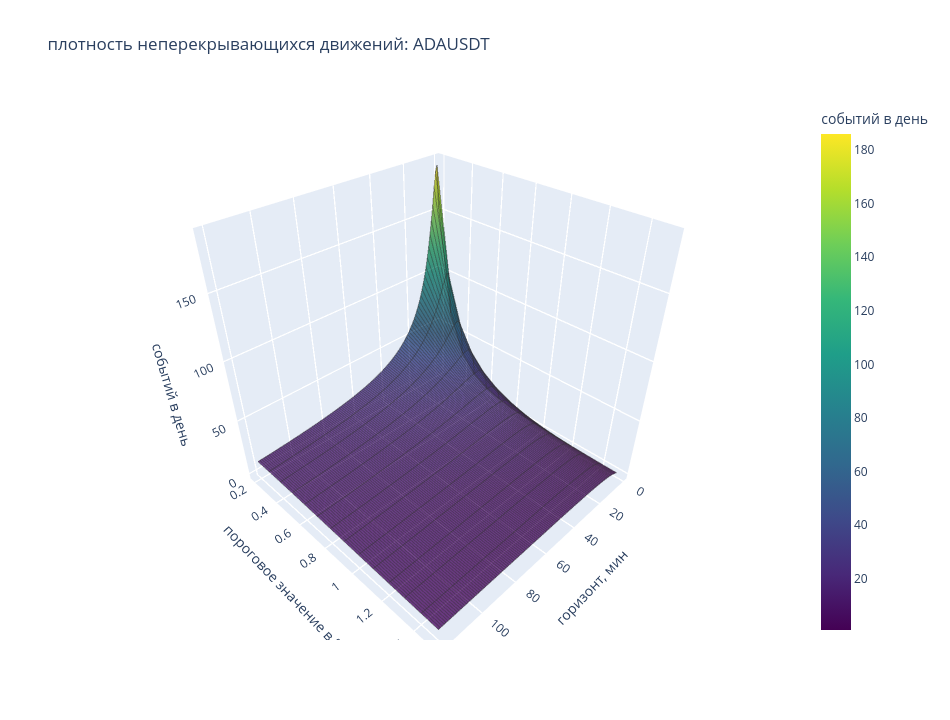
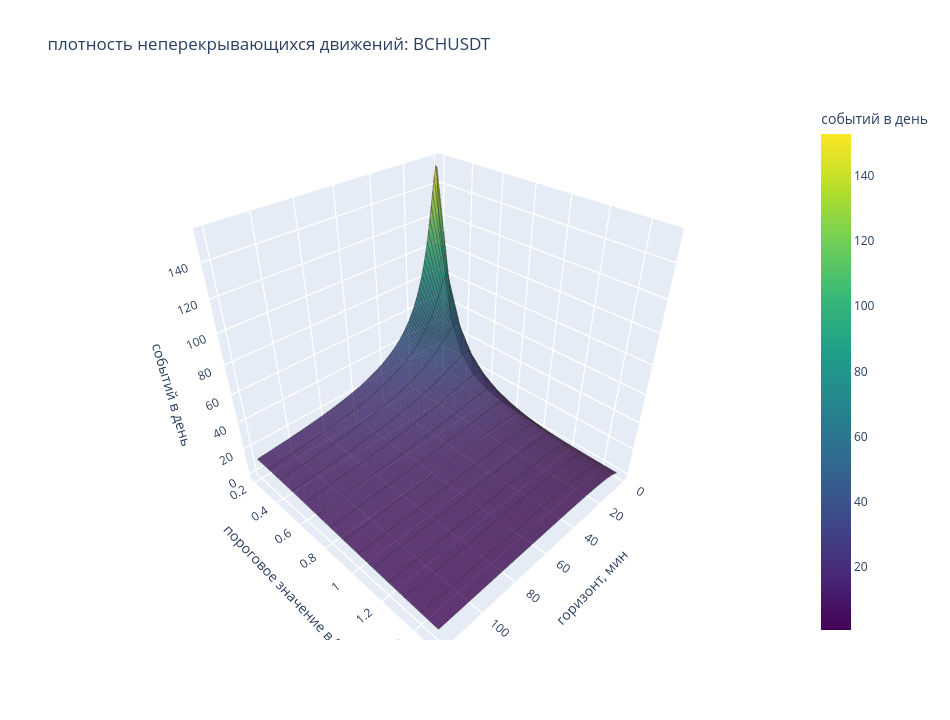
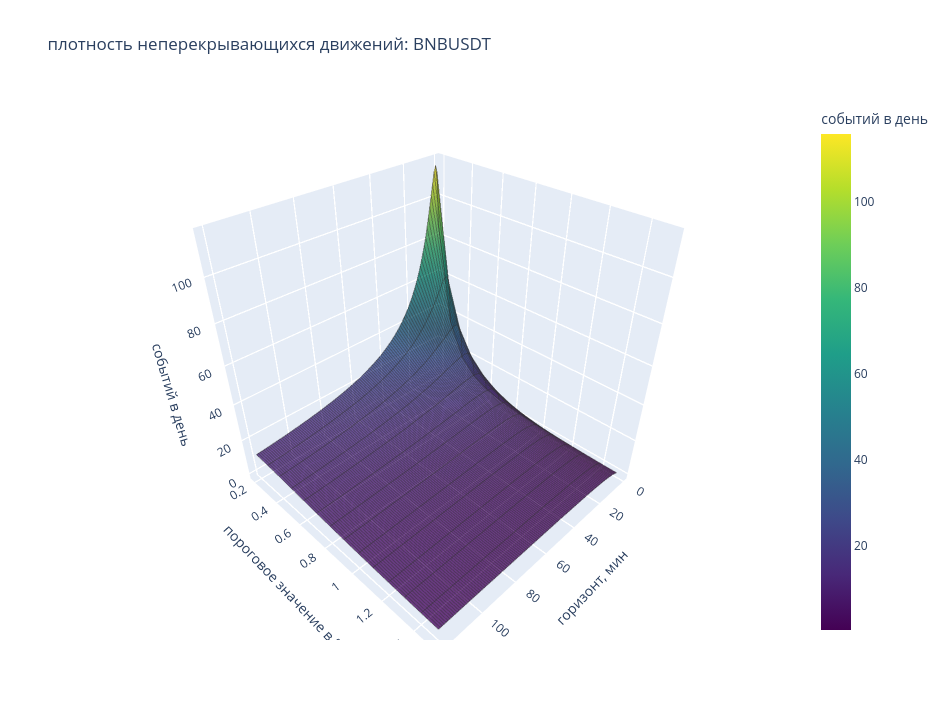
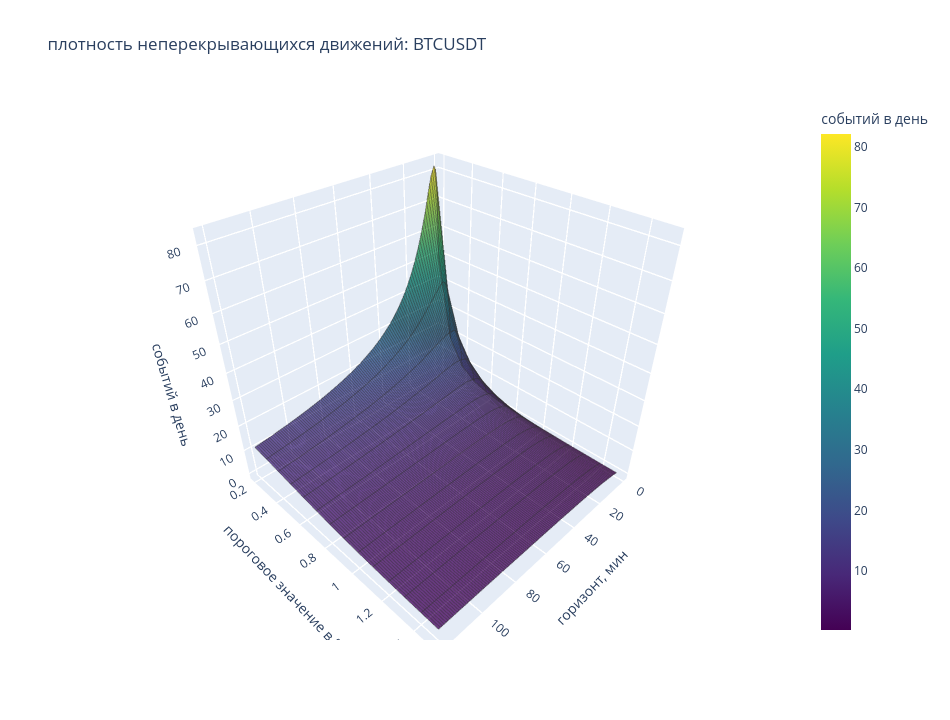

The notebook cell saved with these charts, in order:
### Code cell
for symbol in sorted(density_full["symbol"].dropna().unique()):
    plot_density_surface_plotly_wireframe(density_full, symbol)
